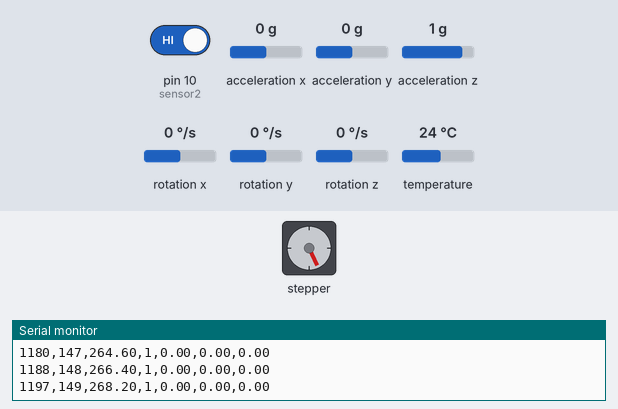
Bench run of a sketch on a simulated Arduino Leonardo, built with avr-gcc and run on an emulated ATmega32U4. On the bench: stepper motor, the last lines printed to the serial monitor. The inputs (shaded band) are chosen by the test bench; at power-on: rotation x 0 °/s, rotation y 0 °/s, rotation z 0 °/s, pin 10 (sensor2) HIGH, acceleration x 0 g, acceleration y 0 g, acceleration z 1 g, temperature 24 °C. Stepper angles assume 200 steps per turn.

Above: at 1.2 s.
1.3 s: rotation x set to -192 °/s
At 1.66 s:
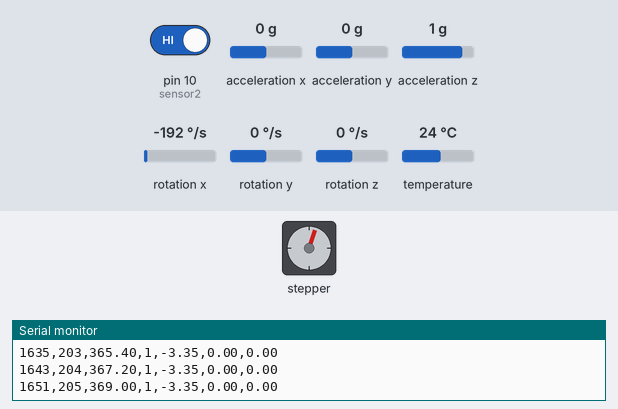
4.3 s: rotation y set to -192 °/s
At 4.67 s:
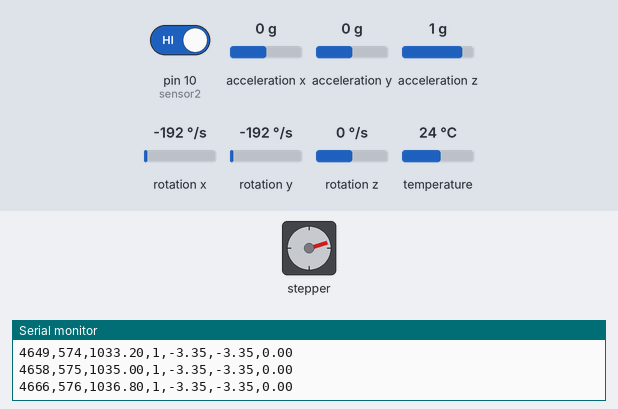
7.3 s: rotation z set to -192 °/s
At 7.71 s:
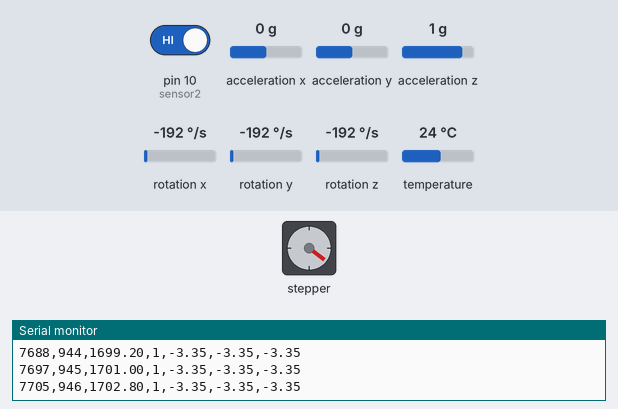
Timing chart, 0 to 16.3 s (numbered marks = the images above; inputs shaded):
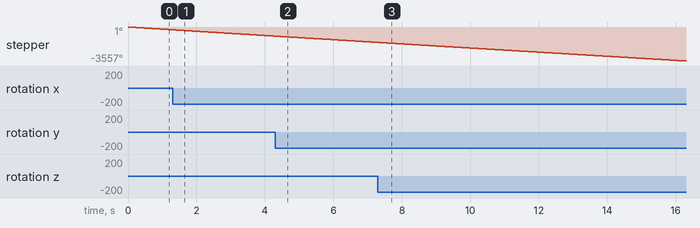

The sketch:

Test_4.ino
```cpp
#include <Stepper.h>
#include <Adafruit_MPU6050.h>
#include <Adafruit_Sensor.h>
#include <Wire.h>

//1.8 deg per step -> 200 steps per Rev


const int StepsPerRev = 200;
int sensor2 = 10; // sensor pin
int val2; // 1: Magnetic field detected, 0: No magnetic field detected
int lastVal2 = 1;
Adafruit_MPU6050 mpu3;

//Part 3

unsigned long previousStepMicros = 0; //
//50 RPM (doesnt need to be as fast for 3 whole minutes) = 0.6s/rot. .6s/200steps = 0.003 seconds = 3000 microseconds
unsigned long stepIntervalMicros = 3000;
long stepCount = 0;
float angle = 0.0;

// Timer variables to prevent serial flooding
unsigned long lastDataTime = 0;
const int dataInterval = 100; // Output IMU data every 100 milliseconds

//Stepper Library
// (Steps, AIN1, AIN2, BIN1, BIN2)
Stepper nema17Stepper(StepsPerRev, 5, 6, 4, 7);

void setup() {
  //Settup code, runs once

  pinMode(sensor2, INPUT_PULLUP); // set sensor pin as input

  //Motor Speed (rpm)

  nema17Stepper.setSpeed(100);

  Serial.begin(115200);

  Serial.println("NEMA 17 is initialized with TB6612");
  while (!Serial){
    delay(10); // will pause Zero, Leonardo, etc until serial console opens
  }
  Serial.println("Adafruit MPU6050 test!");

  // Try to initialize MPU at I2C address 3 (change this to your MPU's actual address)!
  if (!mpu3.begin()) {
    Serial.println("Failed to find MPU6050 chip");
    while (1) {
      delay(10);
    }
  }
  Serial.println("MPU6050 Found!");
  Serial.println("Time(ms),StepCount,Angle(deg),HallEffect,GyroX,GyroY,GyroZ");

}

void loop() {

  //main code loops

  long targetSteps = 60000; // 3 min * 100rpm = 300 rots 300 * 200 = 60000steps.
  stepCount = 0;
  angle = 0.0;

 // Serial.println("Moving Clockwise");
  //for(long i = 0; i < 300L* StepsPerRev; i++) { // 300 is 3 minutes at 100RPM
 //   nema17Stepper.step(1);
 //   checkSensor();
 // }
  //delay(1000);

  //Serial.println("Moving Counter Clockwise");
  //for(long i = 0; i < 300L* StepsPerRev; i++) {
  //  nema17Stepper.step(-1);
  //  checkSensor();
  //}

  // Non-blocking step execution using micros()
  while (stepCount < targetSteps) {
    unsigned long currentMicros = micros();

    // Trigger exactly when the interval has passed
    if (currentMicros - previousStepMicros >= stepIntervalMicros) {
      previousStepMicros = currentMicros;

      // Step -1 (CCW) to match the PMKS simulation parameters
      nema17Stepper.step(-1);
      stepCount++;

      // Calculate approximate angle (1.8 deg per step)
      angle = stepCount * 1.8;

      // Output data instantly upon stepping
      checkSensorAndPrint();
    }
  }

  delay(5000); // Delay now 5s


}


void checkSensorAndPrint() {
  val2 = digitalRead(sensor2);

  sensors_event_t a3, g3, temp3;
  mpu3.getEvent(&a3, &g3, &temp3);

  // STRICTLY SPACE-FREE FORMATTING: Time,Step,Angle,Hall,GyroX,GyroY,GyroZ
  Serial.print(millis());
  Serial.print(",");
  Serial.print(stepCount);
  Serial.print(",");
  Serial.print(angle);
  Serial.print(",");
  Serial.print(val2);
  Serial.print(",");
  Serial.print(g3.gyro.x);
  Serial.print(",");
  Serial.print(g3.gyro.y);
  Serial.print(",");
  Serial.println(g3.gyro.z);
}
```
